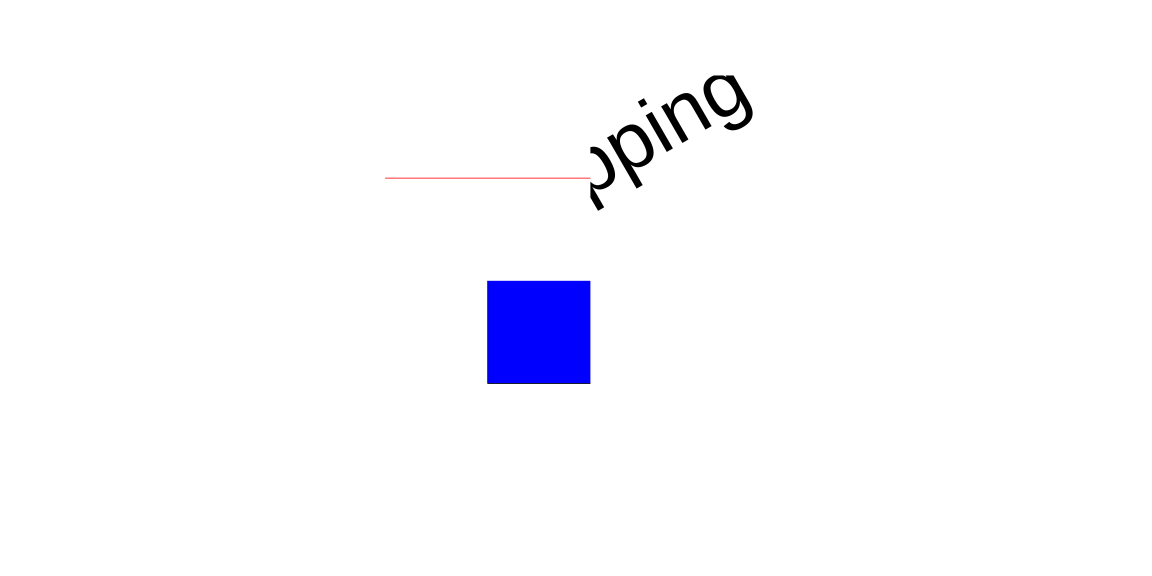

Source code (R):
context("Clipping")

test_that("regression test for no clipping", {
  svglite("test-no-clip.svg", 16, 8)
  on.exit(dev.off())

  mini_plot(c(-1, 1), c(-1, 1), asp = 1, type = "n")
  rect(-0.5, -0.5, 0.5, 0.5, col = "blue")
  text(0, 0.5, "Clipping", cex = 5, srt = 30)
  abline(h = 0.5, col = "red")
})

test_that("regression test for clipping", {
  svglite("test-clip.svg", 16, 8)
  on.exit(dev.off())

  mini_plot(c(-1, 1), c(-1, 1), asp = 1, type = "n")
  clip(-1, 0, -1, 0)
  rect(-0.5, -0.5, 0.5, 0.5, col = "blue")
  clip(0, 1, 0, 1)
  text(0, 0.5, "Clipping", cex = 5, srt = 30)
  clip(-1, 0, 0, 1)
  abline(h = 0.5, col = "red")
})
